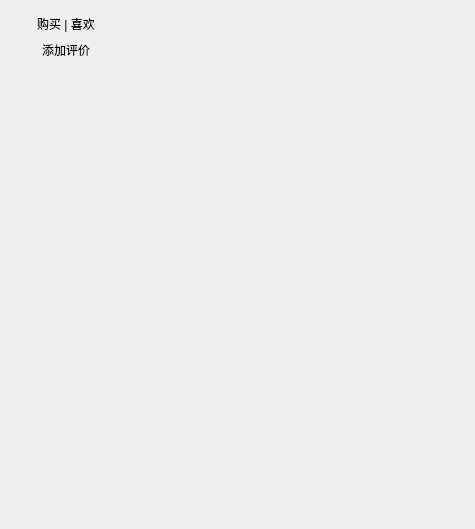
<?xml version="1.0" encoding="UTF-8"?>
<ui version="4.0">
 <class>CentralWidget</class>
 <widget class="QWidget" name="CentralWidget">
  <property name="geometry">
   <rect>
    <x>0</x>
    <y>0</y>
    <width>475</width>
    <height>529</height>
   </rect>
  </property>
  <property name="windowTitle">
   <string>B2C</string>
  </property>
  <layout class="QGridLayout" name="gridLayout">
   <item row="0" column="0">
    <widget class="QWidget" name="sidebarWidget" native="true">
     <property name="minimumSize">
      <size>
       <width>110</width>
       <height>0</height>
      </size>
     </property>
     <property name="class" stdset="0">
      <string>Sidebar</string>
     </property>
     <layout class="QVBoxLayout" name="verticalLayout">
      <property name="spacing">
       <number>0</number>
      </property>
      <property name="leftMargin">
       <number>0</number>
      </property>
      <property name="topMargin">
       <number>0</number>
      </property>
      <property name="rightMargin">
       <number>0</number>
      </property>
      <property name="bottomMargin">
       <number>0</number>
      </property>
      <item>
       <widget class="QPushButton" name="buyLoveButton">
        <property name="text">
         <string>购买 | 喜欢</string>
        </property>
        <property name="checkable">
         <bool>true</bool>
        </property>
        <property name="flat">
         <bool>true</bool>
        </property>
        <attribute name="buttonGroup">
         <string notr="true">buttonGroup</string>
        </attribute>
       </widget>
      </item>
      <item>
       <widget class="QPushButton" name="commentButton">
        <property name="text">
         <string>添加评价</string>
        </property>
        <property name="checkable">
         <bool>true</bool>
        </property>
        <property name="flat">
         <bool>true</bool>
        </property>
        <attribute name="buttonGroup">
         <string notr="true">buttonGroup</string>
        </attribute>
       </widget>
      </item>
      <item>
       <spacer name="verticalSpacer">
        <property name="orientation">
         <enum>Qt::Vertical</enum>
        </property>
        <property name="sizeHint" stdset="0">
         <size>
          <width>20</width>
          <height>220</height>
         </size>
        </property>
       </spacer>
      </item>
     </layout>
    </widget>
   </item>
   <item row="0" column="1">
    <widget class="QStackedWidget" name="contentStackedWidget">
     <widget class="QWidget" name="page"/>
     <widget class="QWidget" name="page_2"/>
    </widget>
   </item>
  </layout>
 </widget>
 <resources/>
 <connections/>
 <buttongroups>
  <buttongroup name="buttonGroup"/>
 </buttongroups>
</ui>
